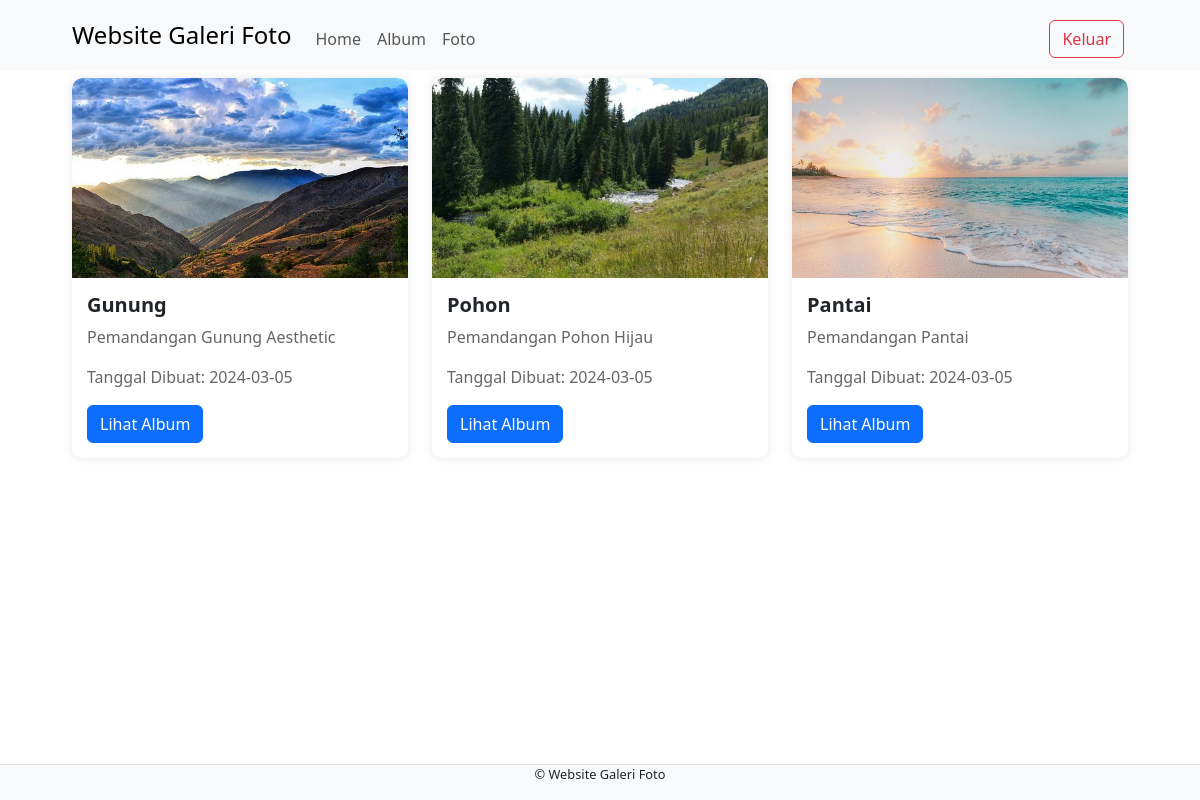
/user/home.php (signed in), run on the app's committed database.
### tables this page shows
CREATE TABLE `foto` (
  `fotoid` int(11) NOT NULL,
  `judulfoto` varchar(255) NOT NULL,
  `deskripsifoto` text NOT NULL,
  `tanggalunggah` date NOT NULL,
  `lokasifile` varchar(255) NOT NULL,
  `albumid` int(11) NOT NULL,
  `userid` int(11) NOT NULL
);

CREATE TABLE `album` (
  `AlbumID` int(11) NOT NULL,
  `NamaAlbum` varchar(255) NOT NULL,
  `Deskripsi` text NOT NULL,
  `TanggalDibuat` date NOT NULL,
  `UserId` int(11) NOT NULL
);

### user/home.php (the view, shortened to what this page needs)
<?php
include '../config/koneksi.php';
?>
<!DOCTYPE html>
<html lang="en">
<head>
    <link rel="stylesheet" type="text/css" href="../assets/css/bootstrap.min.css">
    <link rel="stylesheet" href="https://cdnjs.cloudflare.com/ajax/libs/font-awesome/6.5.1/css/all.min.css"/>
</head>
<body>
<nav class="navbar navbar-expand-lg bg-body-tertiary">
    <div class="container">
        <a class="navbar-brand" href="index.php">Website Galeri Foto</a>
        <div class="collapse navbar-collapse mt-2" id="navbarNavAltMarkup">
            <div class="navbar-nav me-auto">
                <a href="home.php" class="nav-link">Home</a>
                <a href="album.php" class="nav-link">Album</a>
                <a href="foto.php" class="nav-link">Foto</a>
            </div>
            <a href="../config/aksi_logout.php" class="btn btn-outline-danger m-1" onclick="return confirm('Apakah Anda yakin ingin keluar?')">Keluar</a>
        </div>
    </div>
</nav>
<div class="container mt-2">
    <div class="row">
        <?php
        $query = mysqli_query($koneksi, 'SELECT a.*, f.*
        FROM album a
        INNER JOIN (
            SELECT MIN(fotoid) AS first_photo_id, albumid
            FROM foto
            GROUP BY albumid
        ) AS first_photos ON a.AlbumID = first_photos.albumid
        INNER JOIN foto f ON first_photos.first_photo_id = f.fotoid');
        while ($data = mysqli_fetch_array($query)) {
            ?>
            <div class="col-md-4">
                <div class="album">
                    <img src="../assets/img/<?=$data['lokasifile'];?>" class="card-img-top" alt="Album Image">
                    <div class="album-body">
                        <h5 class="album-title"><?php echo $data['NamaAlbum']; ?></h5>
                        <p class="album-text"><?php echo $data['Deskripsi']; ?></p>
                        <p class="album-text">Tanggal Dibuat: <?php echo $data['TanggalDibuat']; ?></p>
                        <a href="view_album.php?albumid=<?php echo $data['AlbumID']; ?>" class="btn btn-primary">Lihat Album</a>
                    </div>
                </div>
            </div>
            <?php
        }
        ?>
    </div>
</div>
<footer class="d-flex justify-content-center border-top mt-3 bg-light fixed-bottom">
    <p>&copy; Website Galeri Foto </p>
</footer>
</body>
</html>

### user/home.php (style rules this page uses)
.navbar-brand { font-size: 1.5rem; }
.container { max-width: 90%; }
.album { border: none; border-radius: 10px; box-shadow: 0 0 10px rgba(0, 0, 0, 0.1); position: relative; overflow: hidden; transition: transform 0.3s ease; margin-bottom: 20px; }
.album img { border-top-left-radius: 10px; border-top-right-radius: 10px; height: 200px; object-fit: cover; }
.album-body { padding: 15px; }
.album-title { font-weight: bold; }
.album-text { color: #666; }
footer { font-size: 0.8rem; }

### data on the page
foto: lokasifile (picture), albumid.NamaAlbum "Gunung", albumid.Deskripsi "Pemandangan Gunung Aesthetic", albumid.TanggalDibuat "2024-03-05"
foto: lokasifile (picture), albumid.NamaAlbum "Pohon", albumid.Deskripsi "Pemandangan Pohon Hijau", albumid.TanggalDibuat "2024-03-05"
foto: lokasifile (picture), albumid.NamaAlbum "Pantai", albumid.Deskripsi "Pemandangan Pantai", albumid.TanggalDibuat "2024-03-05"
